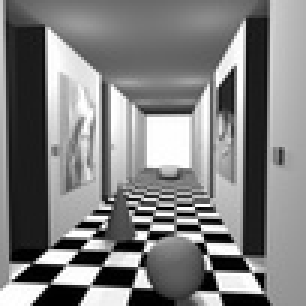
%> input picture Lab2/corridorl.jpg, 102 x 102 px, shrunk from 256 x 256 before the run (shown 3 times larger)
$ octave threeD_stereo.m   (GNU Octave 9; MATLAB toolbox functions it lacks are replaced by stand-ins)
%> lines starting %> are read from the running program, lines starting %| are printed output that depends on the picture
### Lab2/map.m
function map = map(left, right, template_x, template_y)
t_x = floor(template_x/2);
t_y = floor(template_y/2);
[height, width] = size(left);
map = ones(height-(template_x+1), width-(template_y+1));
for row = t_y+1:height-t_y
    for col = t_x+1:width-t_x
        T = left(row-t_x:row+t_x,col-t_x:col+t_x);
        left_t = col-14;
        right_t = col;
        if left_t<t_x+1
            left_t = t_x+1; % prevents negative left_t
        end
        min = Inf;
        pixel_min = left_t;
        for pixel = left_t:right_t
            I = right(row-t_x:row+t_x,pixel-t_x:pixel+t_x);
            I_rot = rot90(I,2);
            conv_1 = conv2(I,I_rot);
            ssd_1 = conv_1(11,11);
            conv_2 = conv2(T,I_rot);
            ssd_2 = conv_2(11,11)*2;
            SSD = ssd_1 - ssd_2;
            if SSD < min
                min=SSD;
                pixel_min = pixel;
            end
        end
        curr_min = pixel_min - col;
        map(row-t_x, col-t_x) = curr_min;
    end
end

### Lab2/threeD_stereo.m
% a)
% Please see map.m file

% b)
left = imread('corridorl.jpg');
%> left is the input picture: size 102x102x3 uint8; min 0, max 255, mean 127.8
left = rgb2gray(left);
%> left: size 102x102 uint8
%figure,imshow(left);
right = imread('corridorr.jpg');
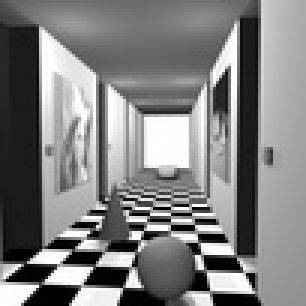
%> input picture Lab2/corridorr.jpg, 102 x 102 px, shrunk from 256 x 256 before the run (shown 3 times larger)
%> right is the input picture: size 102x102x3 uint8; min 0, max 255, mean 128
right = rgb2gray(right);
%> right: size 102x102 uint8
%figure,imshow(right);

% c)
D = map(left,right,11,11);
%> after the loop in map, `for row = t_y+1:height-t_y`:
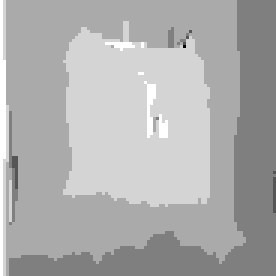
%> map: size 92x92 double (shown 3 times larger); min -6, max 0, mean -1.89; drawn with min black and max white
%figure,imshow(-D,[-15,15])
disp = imread('corridor_disp.jpg');
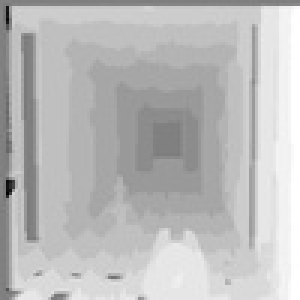
%> input picture Lab2/corridor_disp.jpg, 100 x 100 px, shrunk from 251 x 251 before the run (shown 3 times larger)
%> disp is the input picture: size 100x100 uint8; min 0, max 255, mean 187.4
%figure, imshow(disp);

% d)
left_i = imread('triclopsi2l.jpg');
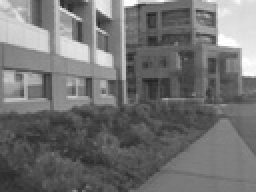
%> input picture Lab2/triclopsi2l.jpg, 128 x 96 px, shrunk from 320 x 240 before the run (shown 2 times larger)
%> left_i is the input picture: size 96x128x3 uint8; min 30, max 255, mean 114
left_img = rgb2gray(left_i);
%figure,imshow(left_img);
right_i = imread('triclopsi2r.jpg');
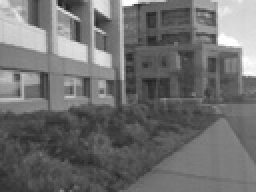
%> input picture Lab2/triclopsi2r.jpg, 128 x 96 px, shrunk from 320 x 240 before the run (shown 2 times larger)
%> right_i is the input picture: size 96x128x3 uint8; min 33, max 255, mean 110.9
right_img = rgb2gray(right_i);
%figure,imshow(right_img);
D_triclops = map(left_img,right_img,11,11);
%> (the run ends here)
